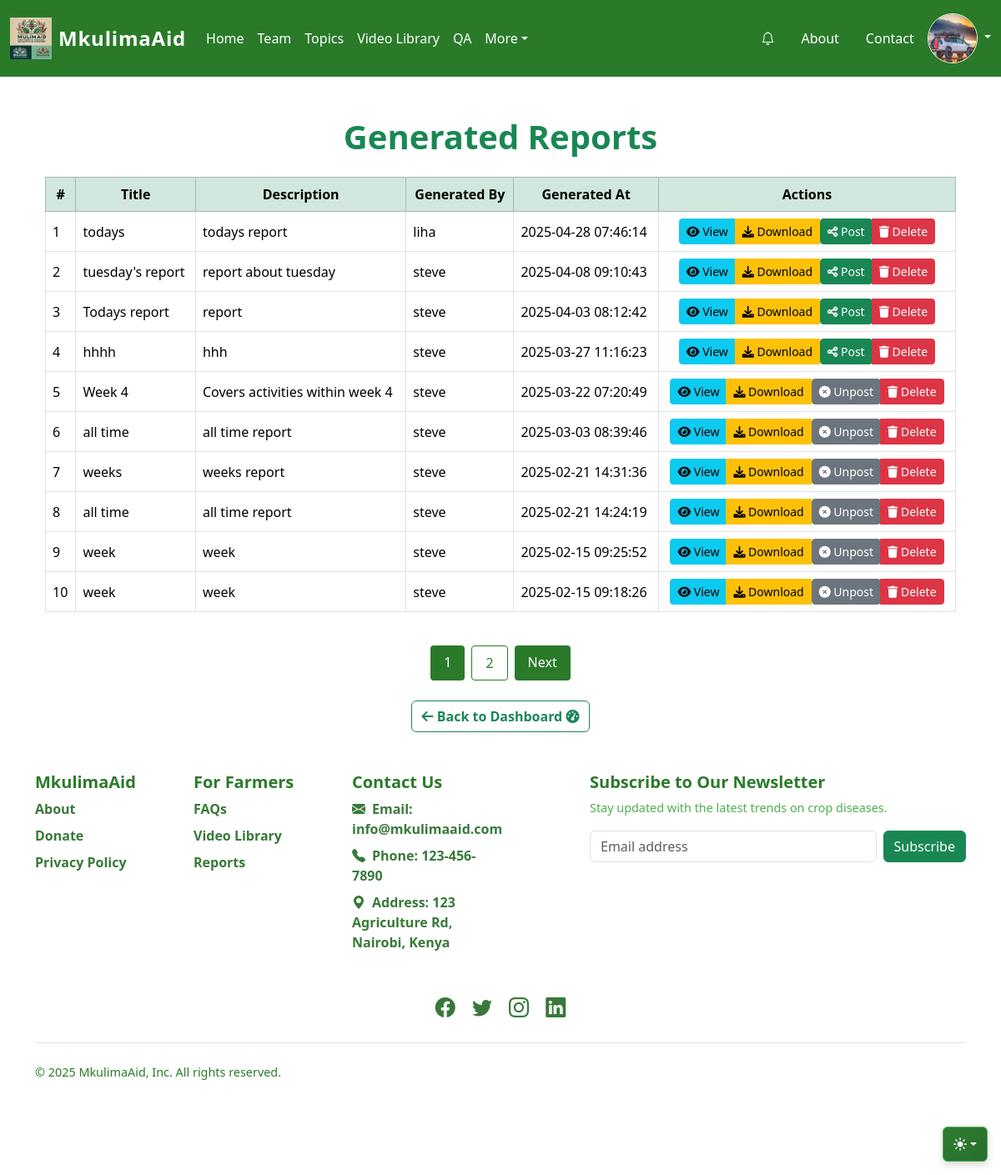
The app's page /reports (signed in) with its own data.
### mkulimaaid/models.py (models this page shows, shortened)
class Settings(db.Model):
    id = db.Column(db.Integer, primary_key=True)
    site_title = db.Column(db.String(100), nullable=False, default="MkulimaAid")
    site_logo = db.Column(db.String(100), nullable=True)  # Store logo file path
    contact_email = db.Column(db.String(100), nullable=False, default="info@mkulimaaid.com")
    contact_phone = db.Column(db.String(20), nullable=False, default="123-456-7890")
    address = db.Column(db.Text, nullable=True, default="123 Main St, City, Country")
    maintenance_mode = db.Column(db.Boolean, default=False)

class User(UserMixin, db.Model):  # Use db.Model for SQLAlchemy models
    __tablename__ = 'users'
    id = db.Column(db.Integer, primary_key=True)
    fullname = db.Column(db.String(100), nullable=False)
    username = db.Column(db.String(50), nullable=False, unique=True)
    email = db.Column(db.String(120), nullable=False, unique=True)
    phone = db.Column(db.String(20), nullable=False)
    password = db.Column(db.String(60), nullable=False)
    is_admin = db.Column(db.Boolean, default=False)
    avatar = db.Column(db.String(100), nullable=True)
    date_joined = db.Column(db.DateTime, default=datetime.utcnow)
    farmers = db.relationship('Farmer', backref='user', lazy=True)
    contact_messages = db.relationship('ContactMessage', backref='user', lazy=True)

class Report(db.Model):
    __tablename__ = 'reports'
    id = db.Column(db.Integer, primary_key=True)
    title = db.Column(db.String(255), nullable=False)  # Title of the report
    filename = db.Column(db.String(255), nullable=False, unique=True)  # Name of the report file
    description = db.Column(db.Text, nullable=True)  # Optional description of the report
    generated_by = db.Column(db.Integer, db.ForeignKey('users.id'), nullable=False)  # User ID of who generated it
    generated_at = db.Column(db.DateTime, default=datetime.utcnow, nullable=False)  # Timestamp of generation
    is_featured = db.Column(db.Boolean, default=False, nullable=False)  # Marks if the report is featured
    user = db.relationship('User', backref='generated_reports', lazy=True)

### mkulimaaid/routes.py (the view)
@main.route('/reports', methods=['GET'])
@login_required
@admin_required
def list_reports():
    farmers_form = FarmersForm()
    page = request.args.get('page', 1, type=int)
    per_page = 10  # Define the number of reports per page
    pagination = Report.query.order_by(Report.generated_at.desc()).paginate(page=page, per_page=per_page, error_out=False)
    reports = pagination.items  # Get reports for the current page
    return render_template(
        'reports.html',
        reports=reports,
        pagination=pagination,
        farmers_form=farmers_form
    )

### mkulimaaid/templates/reports.html (shortened to what this page needs)
{% extends "base.html" %}
{% block content %}
<div class="container mt-5">
    <h1 class="text-center text-success mb-4 fw-bold">Generated Reports</h1>
    <div class="table-responsive">
        <table class="table table-bordered table-hover align-middle">
            <thead class="table-success text-center">
                <tr>
                    <th>#</th>
                    <th>Title</th>
                    <th>Description</th>
                    <th>Generated By</th>
                    <th>Generated At</th>
                    <th>Actions</th>
                </tr>
            </thead>
            <tbody>
                {% for report in reports %}
                <tr>
                    <td>{{ loop.index }}</td>
                    <td>{{ report.title }}</td>
                    <td>{{ report.description or "No Description" }}</td>
                    <td>{{ report.user.username }}</td>
                    <td>{{ report.generated_at.strftime('%Y-%m-%d %H:%M:%S') }}</td>
                    <td class="text-center">
                        <div class="btn-group" role="group" aria-label="Report Actions">
                            <a href="{{ url_for('main.view_report', report_id=report.id) }}" class="btn btn-info btn-sm" title="View Report">
                                <i class="fas fa-eye"></i> View
                            </a>
                            <a href="{{ url_for('main.download_report', report_id=report.id) }}" class="btn btn-warning btn-sm" title="Download Report">
                                <i class="fas fa-download"></i> Download
                            </a>
                            <form action="{{ url_for('main.post_to_homepage', report_id=report.id) }}" method="POST" style="display:inline;">
                                <button type="submit"
                                        class="btn {{ 'btn-success' if not report.is_featured else 'btn-secondary' }} btn-sm"
                                        title="{{ 'Post to Homepage' if not report.is_featured else 'Remove from Homepage' }}">
                                    <i class="fas {{ 'fa-share-alt' if not report.is_featured else 'fa-times-circle' }}"></i>
                                    {{ 'Post' if not report.is_featured else 'Unpost' }}
                                </button>
                            </form>
                            <button class="btn btn-danger btn-sm" data-bs-toggle="modal" data-bs-target="#deleteModal{{ report.id }}">
                                <i class="fas fa-trash"></i> Delete
                            </button>
                        </div>
                    </td>
                </tr>
                {% endfor %}
            </tbody>
        </table>
    </div>
    <div class="pagination justify-content-center mt-4">
        {% for page_num in pagination.iter_pages(left_edge=1, right_edge=1, left_current=2, right_current=2) %}
            {% if page_num %}
                {% if page_num == pagination.page %}
                    <span style="background-color: #2a7a2a; color: white; padding: 8px 16px; margin: 0 4px; border-radius: 4px;">
                        {{ page_num }}
                    </span>
                {% else %}
                <a href="{{ url_for('main.list_reports', page=page_num) }}"
                   style="background-color: transparent; color: #2a7a2a; padding: 8px 16px; margin: 0 4px; border: 1px solid #2a7a2a; border-radius: 4px; text-decoration: none;"
                   onmouseover="this.style.backgroundColor='#2a7a2a'; this.style.color='white';" onmouseout="this.style.backgroundColor='transparent'; this.style.color='#2a7a2a';">
                   {{ page_num }}
                </a>
                {% endif %}
            {% else %}
            <span class="mx-1">…</span>
            {% endif %}
        {% endfor %}
        {% if pagination.has_next %}
        <a href="{{ url_for('main.list_reports', page=pagination.next_num) }}"
           style="background-color: #2a7a2a; color: white; padding: 8px 16px; margin: 0 4px; border-radius: 4px; text-decoration: none;"
           onmouseover="this.style.backgroundColor='#256625';" onmouseout="this.style.backgroundColor='#2a7a2a';">
           Next
        </a>
        {% endif %}
    </div>
    <div class="text-center mt-4">
        <a href="{{ url_for('main.dashboard') }}" class="btn btn-outline-success fw-bold">
            <i class="fas fa-arrow-left"></i> Back to Dashboard <i class="fas fa-tachometer-alt"></i>
        </a>
    </div>
</div>
{% endblock %}

### mkulimaaid/templates/base.html (shortened to what this page needs)
<!DOCTYPE html>
<html lang="en">
  <head>
    <link rel="stylesheet" href="{{ url_for('static', filename='css/styles.css') }}" />
    <link rel="stylesheet" href="https://cdn.datatables.net/1.13.6/css/jquery.dataTables.min.css">
    <link
      href="https://cdn.jsdelivr.net/npm/bootstrap@5.3.3/dist/css/bootstrap.min.css"
      rel="stylesheet"
    />
    <link
      href="https://cdnjs.cloudflare.com/ajax/libs/bootstrap-icons/1.5.0/font/bootstrap-icons.min.css"
      rel="stylesheet"
    />
    <link rel="stylesheet" href="https://unpkg.com/flickity@2/dist/flickity.min.css" />
    <link rel="stylesheet" href="https://cdnjs.cloudflare.com/ajax/libs/font-awesome/6.0.0-beta3/css/all.min.css">
    <link rel="stylesheet" href="https://unpkg.com/leaflet@1.9.4/dist/leaflet.css" />
  </head>
  <body>
      <div class="container">
      <nav class="navbar navbar-expand-lg bg-green navbar-dark py-3 ">
        <div class="container-fluid">
          <a class="navbar-brand d-flex align-items-center" href="{{ url_for('main.upload') }}">
            <img src="{{ url_for('static', filename='images/' + g.settings.site_logo) if g.settings.site_logo else url_for('static', filename='logo.png') }}" alt="Site Logo" class="site-logo me-2" style="height: 50px;" />
            <span class="site-title text-white">{{ g.settings.site_title or "MkulimaAid" }}</span>
          </a>
          <div class="collapse navbar-collapse" id="navbarSupportedContent">
            <ul class="navbar-nav me-auto mb-2 mb-lg-0">
              <li class="nav-item">
                <a class="nav-link text-white" href="{{ url_for('main.upload') }}">Home</a>
              </li>
              <li class="nav-item">
                <a class="nav-link text-white" href="/team">Team</a>
              </li>
              <li>
                <a class="nav-link text-white" href="/topics">Topics</a>
              </li>
              <li>
                <a class="nav-link text-white" href="/videos">Video Library</a>
              </li>
              <li>
                  <a class="nav-link text-white" href="/forum">QA</a>
              </li>
              <li class="nav-item dropdown">
                <a class="nav-link dropdown-toggle text-white" href="#" role="button" data-bs-toggle="dropdown" aria-expanded="false">More</a>
              </li>
            </ul>
                <div class="d-flex align-items-center">
                    <ul class="nav">
                        <li>
                            <a href="/notifications" class="nav-link text-white position-relative">
                                <i class="bi bi-bell"></i>
                            </a>
                        </li>
                        <li><a href="/about" class="nav-link text-white">About</a></li>
                        <li><a href="/contact" class="nav-link text-white">Contact</a></li>
                    </ul>
                </div>
              <div class="dropdown">
                <a href="#" class="d-block text-white text-decoration-none dropdown-toggle" data-bs-toggle="dropdown" aria-expanded="false">
                  <img src="{{ url_for('static', filename='uploads/' + current_user.avatar) if current_user.avatar else url_for('static', filename='images/default.png') }}" alt="Profile" width="40" height="40" class="rounded-circle border border-light">
                </a>
              </div>
            </div>
          </div>
        </div>
    <div class="dropdown position-fixed bottom-0 end-0 mb-3 me-3 bd-mode-toggle">
        <button class="btn btn-bd-primary py-2 dropdown-toggle d-flex align-items-center" id="bd-theme" type="button" aria-expanded="false" data-bs-toggle="dropdown" aria-label="Toggle theme (auto)">
            <svg class="bi my-1 theme-icon-active" width="1em" height="1em">
                <use href="#circle-half"></use>
            </svg>
        </button>
    </div>
      <div class="container">{% block content %}{% endblock %}</div>
      <div class="container">
        <footer class="footer py-5">
            <div class="row">
                <div class="col-6 col-md-2 mb-3">
                    <h5 class="footer-title">MkulimaAid</h5>
                    <ul class="nav flex-column">
                        <li class="nav-item mb-2">
                            <a href="/about" class="footer-link">About</a>
                        </li>
                        <li class="nav-item mb-2">
                            <a href="/donate" class="footer-link">Donate</a>
                        </li>
                        <li class="nav-item mb-2">
                            <a href="/privacy-policy" class="footer-link">Privacy Policy</a>
                        </li>
                    </ul>
                </div>
                <div class="col-6 col-md-2 mb-3">
                    <h5 class="footer-title">For Farmers</h5>
                    <ul class="nav flex-column">
                        <li class="nav-item mb-2">
                            <a href="/faqs" class="footer-link">FAQs</a>
                        </li>
                        <li class="nav-item mb-2">
                            <a href="{{ url_for('main.videos') }}" class="footer-link">Video Library</a>
                        </li>
                        <li class="nav-item mb-2">
                            <a href="{{ url_for('main.homepage_reports') }}" class="footer-link">Reports</a>
                        </li>
                    </ul>
                </div>
                <div class="col-6 col-md-2 mb-3">
                    <h5 class="footer-title">Contact Us</h5>
                    <ul class="nav flex-column">
                        <li class="nav-item mb-2">
                            <a href="mailto:{{ g.settings.contact_email }}" class="footer-link">
                                <i class="bi bi-envelope-fill me-2"></i>Email: {{ g.settings.contact_email }}
                            </a>
                        </li>
                        <li class="nav-item mb-2">
                            <a href="tel:{{ g.settings.contact_phone }}" class="footer-link">
                                <i class="bi bi-telephone-fill me-2"></i>Phone: {{ g.settings.contact_phone }}
                            </a>
                        </li>
                        <li class="nav-item mb-2">
                            <span class="footer-link">
                                <i class="bi bi-geo-alt-fill me-2"></i>Address: {{ g.settings.address }}
                            </span>
                        </li>
                    </ul>
                </div>
                <div class="col-md-5 offset-md-1 mb-3">
                    <form method="POST" action="{{ url_for('main.subscribe') }}">
                        <h5 class="footer-title">Subscribe to Our Newsletter</h5>
                        <p class="footer-subtext">Stay updated with the latest trends on crop diseases.</p>
                        <div class="d-flex flex-column flex-sm-row w-100 gap-2">
                            <input
                                id="newsletter1"
                                type="email"
                                name="email"
                                class="form-control"
                                placeholder="Email address"
                                required
                            />
                            <button class="btn btn-success" type="submit">Subscribe</button>
                        </div>
                    </form>
                </div>
            </div>
            <div class="row mt-4 text-center">
                <div class="col">
                    <a href="#" class="social-link me-3"><i class="bi bi-facebook"></i></a>
                    <a href="#" class="social-link me-3"><i class="bi bi-twitter"></i></a>
                    <a href="#" class="social-link me-3"><i class="bi bi-instagram"></i></a>
                    <a href="#" class="social-link"><i class="bi bi-linkedin"></i></a>
                </div>
            </div>
            <div class="d-flex flex-column flex-sm-row justify-content-between py-4 my-4 border-top">
                <p class="footer-rights">&copy; 2025 MkulimaAid, Inc. All rights reserved.</p>
            </div>
        </footer>
    </div>
  </body>
</html>

### records on screen
Settings: site_logo (picture), settings "MkulimaAid", settings.contact_email "info@mkulimaaid.com", settings.contact_phone "123-456-7890", settings.address "123 Agriculture Rd, Nairobi, Kenya"
User: avatar (picture)
Report: title "todays", description "todays report", user.username "liha", generated_at "2025-04-28 07:46:14", is_featured "Post"
Report: title "tuesday's report", description "report about tuesday", user.username "steve", generated_at "2025-04-08 09:10:43", is_featured "Post"
Report: title "Todays report", description "report", user.username "steve", generated_at "2025-04-03 08:12:42", is_featured "Post"
Report: title "hhhh", description "hhh", user.username "steve", generated_at "2025-03-27 11:16:23", is_featured "Post"
Report: title "Week 4", description "Covers activities within week 4", user.username "steve", generated_at "2025-03-22 07:20:49", is_featured "Unpost"
Report: title "all time", description "all time report", user.username "steve", generated_at "2025-03-03 08:39:46", is_featured "Unpost"
Report: title "weeks", description "weeks report", user.username "steve", generated_at "2025-02-21 14:31:36", is_featured "Unpost"
Report: title "all time", description "all time report", user.username "steve", generated_at "2025-02-21 14:24:19", is_featured "Unpost"
Report: title "week", description "week", user.username "steve", generated_at "2025-02-15 09:25:52", is_featured "Unpost"
Report: title "week", description "week", user.username "steve", generated_at "2025-02-15 09:18:26", is_featured "Unpost"

### other values on screen
{{ page_num }} "1"
{{ page_num }} "2"
